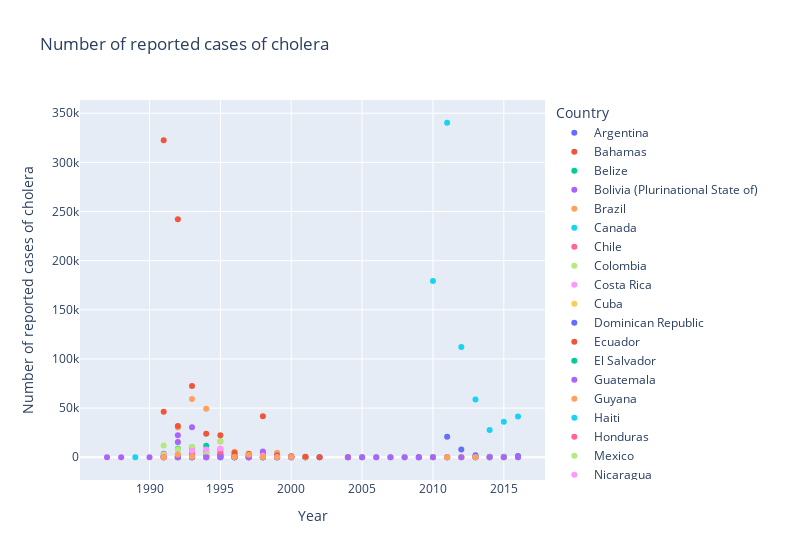
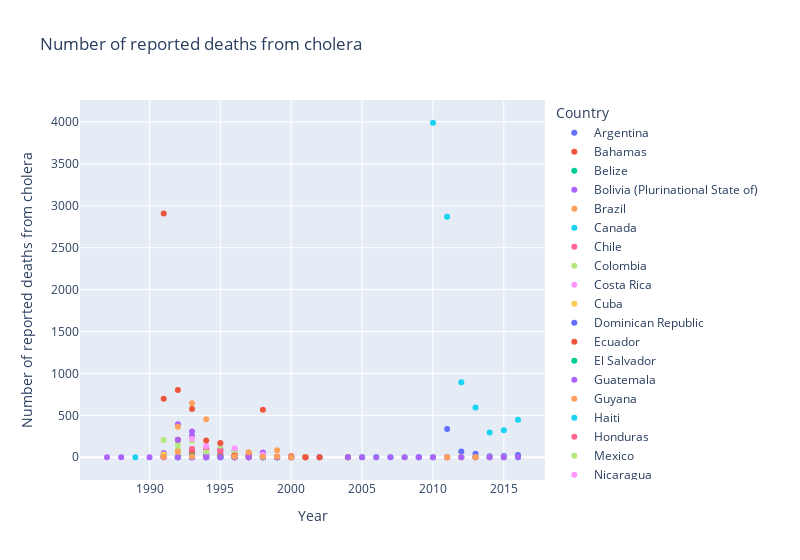
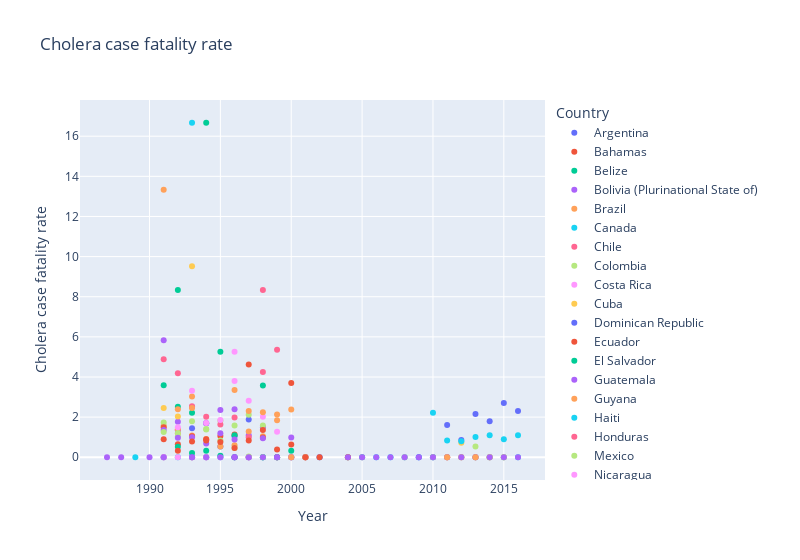

The notebook cell these images were saved under, in order:
### Markdown cell above
#### 2. Distribution of cases, deaths, and fatality rate over the years

### Code cell
for i in data_americas.select_dtypes(include=np.number):
    
    if i != 'Year':
        fig = px.scatter(
            data_frame = data_americas,
            x='Year',
            y=i,
            color='Country',
            width=800,
            title=i
        )

        fig.show()

### Figure 1 — Plotly figure (JSON) as saved in the notebook; plotly's stock layout.template omitted (floating-point values rounded to 4 significant figures)
{"data": [{"hovertemplate": "Country=Argentina<br>Year=%{x}<br>Number of reported cases of cholera=%{y}<extra></extra>", "legendgroup": "Argentina", "marker": {"color": "#636efa", "symbol": "circle"}, "mode": "markers", "name": "Argentina", "orientation": "v", "showlegend": true, "type": "scatter", "x": [1998, 1997, 1996, 1995, 1994, 1993], "xaxis": "x", "y": [12, 637, 474, 188, 889, 2350], "yaxis": "y"}, {"hovertemplate": "Country=Bahamas<br>Year=%{x}<br>Number of reported cases of cholera=%{y}<extra></extra>", "legendgroup": "Bahamas", "marker": {"color": "#EF553B", "symbol": "circle"}, "mode": "markers", "name": "Bahamas", "orientation": "v", "showlegend": true, "type": "scatter", "x": [2012], "xaxis": "x", "y": [1], "yaxis": "y"}, {"hovertemplate": "Country=Belize<br>Year=%{x}<br>Number of reported cases of cholera=%{y}<extra></extra>", "legendgroup": "Belize", "marker": {"color": "#00cc96", "symbol": "circle"}, "mode": "markers", "name": "Belize", "orientation": "v", "showlegend": true, "type": "scatter", "x": [1999, 1998, 1997, 1996, 1995, 1994, 1993, 1992], "xaxis": "x", "y": [12, 28, 2, 26, 19, 6, 135, 159], "yaxis": "y"}, {"hovertemplate": "Country=Bolivia (Plurinational State of)<br>Year=%{x}<br>Number of reported cases of cholera=%{y}<extra></extra>", "legendgroup": "Bolivia (Plurinational State of)", "marker": {"color": "#ab63fa", "symbol": "circle"}, "mode": "markers", "name": "Bolivia (Plurinational State of)", "orientation": "v", "showlegend": true, "type": "scatter", "x": [1998, 1997, 1996, 1995, 1994, 1993, 1992, 1991], "xaxis": "x", "y": [466, 1632, 2847, 2293, 2710, 10134, 22260, 206], "yaxis": "y"}, {"hovertemplate": "Country=Brazil<br>Year=%{x}<br>Number of reported cases of cholera=%{y}<extra></extra>", "legendgroup": "Brazil", "marker": {"color": "#FFA15A", "symbol": "circle"}, "mode": "markers", "name": "Brazil", "orientation": "v", "showlegend": true, "type": "scatter", "x": [2011, 2005, 2004, 2001, 2000, 1999, 1998, 1997, 1996, 1995, 1994, 1993, 1992, 1991], "xaxis": "x", "y": [1, 5, 21, 7, 715, 4495, 2571, 2881, 5522, 15915, 49455, 59212, 30317, 2103], "yaxis": "y"}, {"hovertemplate": "Country=Canada<br>Year=%{x}<br>Number of reported cases of cholera=%{y}<extra></extra>", "legendgroup": "Canada", "marker": {"color": "#19d3f3", "symbol": "circle"}, "mode": "markers", "name": "Canada", "orientation": "v", "showlegend": true, "type": "scatter", "x": [2016, 2015, 2014, 2013, 2010, 2009, 2008, 2007, 2006, 2005, 2004, 2002, 2000, 1998, 1996, 1995, 1994, 1993, 1992, 1991, 1989], "xaxis": "x", "y": [1, 3, 2, 1, 2, 2, 1, 1, 2, 7, 3, 4, 5, 2, 2, 7, 2, 6, 5, 2, 1], "yaxis": "y"}, {"hovertemplate": "Country=Chile<br>Year=%{x}<br>Number of reported cases of cholera=%{y}<extra></extra>", "legendgroup": "Chile", "marker": {"color": "#FF6692", "symbol": "circle"}, "mode": "markers", "name": "Chile", "orientation": "v", "showlegend": true, "type": "scatter", "x": [2014, 2013, 2011, 1998, 1997, 1996, 1994, 1993, 1992, 1991], "xaxis": "x", "y": [1, 2, 1, 24, 4, 1, 1, 32, 73, 41], "yaxis": "y"}, {"hovertemplate": "Country=Colombia<br>Year=%{x}<br>Number of reported cases of cholera=%{y}<extra></extra>", "legendgroup": "Colombia", "marker": {"color": "#B6E880", "symbol": "circle"}, "mode": "markers", "name": "Colombia", "orientation": "v", "showlegend": true, "type": "scatter", "x": [2004, 1999, 1998, 1997, 1996, 1995, 1994, 1993, 1992, 1991], "xaxis": "x", "y": [2, 42, 442, 1508, 4428, 1922, 996, 230, 15129, 11979], "yaxis": "y"}, {"hovertemplate": "Country=Costa Rica<br>Year=%{x}<br>Number of reported cases of cholera=%{y}<extra></extra>", "legendgroup": "Costa Rica", "marker": {"color": "#FF97FF", "symbol": "circle"}, "mode": "markers", "name": "Costa Rica", "orientation": "v", "showlegend": true, "type": "scatter", "x": [1997, 1996, 1995, 1994, 1993, 1992], "xaxis": "x", "y": [1, 19, 24, 38, 14, 12], "yaxis": "y"}, {"hovertemplate": "Country=Cuba<br>Year=%{x}<br>Number of reported cases of cholera=%{y}<extra></extra>", "legendgroup": "Cuba", "marker": {"color": "#FECB52", "symbol": "circle"}, "mode": "markers", "name": "Cuba", "orientation": "v", "showlegend": true, "type": "scatter", "x": [2015, 2014, 2013, 2012], "xaxis": "x", "y": [65, 76, 181, 417], "yaxis": "y"}, {"hovertemplate": "Country=Dominican Republic<br>Year=%{x}<br>Number of reported cases of cholera=%{y}<extra></extra>", "legendgroup": "Dominican Republic", "marker": {"color": "#636efa", "symbol": "circle"}, "mode": "markers", "name": "Dominican Republic", "orientation": "v", "showlegend": true, "type": "scatter", "x": [2016, 2015, 2014, 2013, 2012, 2011, 2010], "xaxis": "x", "y": [1159, 546, 603, 1954, 7919, 20851, 191], "yaxis": "y"}, {"hovertemplate": "Country=Ecuador<br>Year=%{x}<br>Number of reported cases of cholera=%{y}<extra></extra>", "legendgroup": "Ecuador", "marker": {"color": "#EF553B", "symbol": "circle"}, "mode": "markers", "name": "Ecuador", "orientation": "v", "showlegend": true, "type": "scatter", "x": [2004, 2001, 2000, 1999, 1998, 1997, 1996, 1995, 1994, 1993, 1992, 1991], "xaxis": "x", "y": [5, 9, 27, 90, 3724, 65, 1059, 2160, 1785, 6833, 31870, 46320], "yaxis": "y"}, {"hovertemplate": "Country=El Salvador<br>Year=%{x}<br>Number of reported cases of cholera=%{y}<extra></extra>", "legendgroup": "El Salvador", "marker": {"color": "#00cc96", "symbol": "circle"}, "mode": "markers", "name": "El Salvador", "orientation": "v", "showlegend": true, "type": "scatter", "x": [2000, 1999, 1998, 1996, 1995, 1994, 1993, 1992, 1991], "xaxis": "x", "y": [631, 134, 8, 182, 2923, 11745, 6573, 8717, 947], "yaxis": "y"}, {"hovertemplate": "Country=Guatemala<br>Year=%{x}<br>Number of reported cases of cholera=%{y}<extra></extra>", "legendgroup": "Guatemala", "marker": {"color": "#ab63fa", "symbol": "circle"}, "mode": "markers", "name": "Guatemala", "orientation": "v", "showlegend": true, "type": "scatter", "x": [2002, 2001, 2000, 1999, 1998, 1997, 1996, 1995, 1994, 1993, 1992, 1991], "xaxis": "x", "y": [1, 13, 612, 2077, 5970, 1263, 1568, 7970, 5282, 30604, 15395, 3674], "yaxis": "y"}, {"hovertemplate": "Country=Guyana<br>Year=%{x}<br>Number of reported cases of cholera=%{y}<extra></extra>", "legendgroup": "Guyana", "marker": {"color": "#FFA15A", "symbol": "circle"}, "mode": "markers", "name": "Guyana", "orientation": "v", "showlegend": true, "type": "scatter", "x": [1993, 1992], "xaxis": "x", "y": [66, 576], "yaxis": "y"}, {"hovertemplate": "Country=Haiti<br>Year=%{x}<br>Number of reported cases of cholera=%{y}<extra></extra>", "legendgroup": "Haiti", "marker": {"color": "#19d3f3", "symbol": "circle"}, "mode": "markers", "name": "Haiti", "orientation": "v", "showlegend": true, "type": "scatter", "x": [2016, 2015, 2014, 2013, 2012, 2011, 2010], "xaxis": "x", "y": [41421, 36045, 27753, 58809, 112076, 340311, 179379], "yaxis": "y"}, {"hovertemplate": "Country=Honduras<br>Year=%{x}<br>Number of reported cases of cholera=%{y}<extra></extra>", "legendgroup": "Honduras", "marker": {"color": "#FF6692", "symbol": "circle"}, "mode": "markers", "name": "Honduras", "orientation": "v", "showlegend": true, "type": "scatter", "x": [2001, 2000, 1999, 1998, 1997, 1996, 1995, 1994, 1993, 1992, 1991], "xaxis": "x", "y": [1, 8, 56, 306, 100, 708, 4717, 5049, 4013, 407, 17], "yaxis": "y"}, {"hovertemplate": "Country=Mexico<br>Year=%{x}<br>Number of reported cases of cholera=%{y}<extra></extra>", "legendgroup": "Mexico", "marker": {"color": "#B6E880", "symbol": "circle"}, "mode": "markers", "name": "Mexico", "orientation": "v", "showlegend": true, "type": "scatter", "x": [2015, 2014, 2013, 2012, 2011, 2010, 2008, 2001, 2000, 1998, 1997, 1996, 1995, 1994, 1993, 1992, 1991], "xaxis": "x", "y": [1, 14, 187, 2, 1, 1, 1, 1, 5, 71, 2356, 1088, 16430, 4059, 10712, 8162, 2690], "yaxis": "y"}, {"hovertemplate": "Country=Nicaragua<br>Year=%{x}<br>Number of reported cases of cholera=%{y}<extra></extra>", "legendgroup": "Nicaragua", "marker": {"color": "#FF97FF", "symbol": "circle"}, "mode": "markers", "name": "Nicaragua", "orientation": "v", "showlegend": true, "type": "scatter", "x": [2000, 1999, 1998, 1997, 1996, 1995, 1994, 1993, 1992, 1991], "xaxis": "x", "y": [12, 552, 1437, 1283, 2813, 8825, 7821, 6631, 3067, 1], "yaxis": "y"}, {"hovertemplate": "Country=Panama<br>Year=%{x}<br>Number of reported cases of cholera=%{y}<extra></extra>", "legendgroup": "Panama", "marker": {"color": "#FECB52", "symbol": "circle"}, "mode": "markers", "name": "Panama", "orientation": "v", "showlegend": true, "type": "scatter", "x": [1993, 1992, 1991], "xaxis": "x", "y": [42, 2416, 1178], "yaxis": "y"}, {"hovertemplate": "Country=Paraguay<br>Year=%{x}<br>Number of reported cases of cholera=%{y}<extra></extra>", "legendgroup": "Paraguay", "marker": {"color": "#636efa", "symbol": "circle"}, "mode": "markers", "name": "Paraguay", "orientation": "v", "showlegend": true, "type": "scatter", "x": [2009, 1996, 1993], "xaxis": "x", "y": [5, 4, 3], "yaxis": "y"}, {"hovertemplate": "Country=Peru<br>Year=%{x}<br>Number of reported cases of cholera=%{y}<extra></extra>", "legendgroup": "Peru", "marker": {"color": "#EF553B", "symbol": "circle"}, "mode": "markers", "name": "Peru", "orientation": "v", "showlegend": true, "type": "scatter", "x": [2002, 2001, 2000, 1999, 1998, 1997, 1996, 1995, 1994, 1993, 1992, 1991], "xaxis": "x", "y": [16, 494, 934, 1546, 41717, 3483, 4518, 22397, 23887, 72404, 242237, 322562], "yaxis": "y"}, {"hovertemplate": "Country=Suriname<br>Year=%{x}<br>Number of reported cases of cholera=%{y}<extra></extra>", "legendgroup": "Suriname", "marker": {"color": "#00cc96", "symbol": "circle"}, "mode": "markers", "name": "Suriname", "orientation": "v", "showlegend": true, "type": "scatter", "x": [1992], "xaxis": "x", "y": [12], "yaxis": "y"}, {"hovertemplate": "Country=United States of America<br>Year=%{x}<br>Number of reported cases of cholera=%{y}<extra></extra>", "legendgroup": "United States of America", "marker": {"color": "#ab63fa", "symbol": "circle"}, "mode": "markers", "name": "United States of America", "orientation": "v", "showlegend": true, "type": "scatter", "x": [2016, 2015, 2014, 2013, 2012, 2011, 2010, 2009, 2008, 2007, 2006, 2005, 2004, 2000, 1999, 1998, 1997, 1996, 1995, 1994, 1993, 1992, 1991, 1990, 1988, 1987], "xaxis": "x", "y": [14, 4, 7, 14, 18, 42, 15, 10, 5, 7, 8, 12, 5, 4, 6, 17, 4, 3, 19, 47, 19, 103, 26, 7, 9, 6], "yaxis": "y"}, {"hovertemplate": "Country=Venezuela (Bolivarian Republic of)<br>Year=%{x}<br>Number of reported cases of cholera=%{y}<extra></extra>", "legendgroup": "Venezuela (Bolivarian Republic of)", "marker": {"color": "#FFA15A", "symbol": "circle"}, "mode": "markers", "name": "Venezuela (Bolivarian Republic of)", "orientation": "v", "showlegend": true, "type": "scatter", "x": [2013, 2011, 2000, 1999, 1998, 1997, 1996, 1993, 1992, 1991], "xaxis": "x", "y": [4, 49, 141, 376, 313, 2551, 269, 409, 2842, 15], "yaxis": "y"}], "layout": {"legend": {"title": {"text": "Country"}, "tracegroupgap": 0}, "title": {"text": "Number of reported cases of cholera"}, "width": 800, "xaxis": {"anchor": "y", "domain": [0, 1], "title": {"text": "Year"}}, "yaxis": {"anchor": "x", "domain": [0, 1], "title": {"text": "Number of reported cases of cholera"}}}}

### Figure 2 — Plotly figure (JSON) as saved in the notebook; plotly's stock layout.template omitted (floating-point values rounded to 4 significant figures)
{"data": [{"hovertemplate": "Country=Argentina<br>Year=%{x}<br>Number of reported deaths from cholera=%{y}<extra></extra>", "legendgroup": "Argentina", "marker": {"color": "#636efa", "symbol": "circle"}, "mode": "markers", "name": "Argentina", "orientation": "v", "showlegend": true, "type": "scatter", "x": [1998, 1997, 1996, 1995, 1994, 1993], "xaxis": "x", "y": [0, 12, 5, 1, 15, 34], "yaxis": "y"}, {"hovertemplate": "Country=Bahamas<br>Year=%{x}<br>Number of reported deaths from cholera=%{y}<extra></extra>", "legendgroup": "Bahamas", "marker": {"color": "#EF553B", "symbol": "circle"}, "mode": "markers", "name": "Bahamas", "orientation": "v", "showlegend": true, "type": "scatter", "x": [2012], "xaxis": "x", "y": [0], "yaxis": "y"}, {"hovertemplate": "Country=Belize<br>Year=%{x}<br>Number of reported deaths from cholera=%{y}<extra></extra>", "legendgroup": "Belize", "marker": {"color": "#00cc96", "symbol": "circle"}, "mode": "markers", "name": "Belize", "orientation": "v", "showlegend": true, "type": "scatter", "x": [1999, 1998, 1997, 1996, 1995, 1994, 1993, 1992], "xaxis": "x", "y": [0, 1, 0, 0, 1, 1, 3, 4], "yaxis": "y"}, {"hovertemplate": "Country=Bolivia (Plurinational State of)<br>Year=%{x}<br>Number of reported deaths from cholera=%{y}<extra></extra>", "legendgroup": "Bolivia (Plurinational State of)", "marker": {"color": "#ab63fa", "symbol": "circle"}, "mode": "markers", "name": "Bolivia (Plurinational State of)", "orientation": "v", "showlegend": true, "type": "scatter", "x": [1998, 1997, 1996, 1995, 1994, 1993, 1992, 1991], "xaxis": "x", "y": [7, 18, 68, 54, 46, 254, 395, 12], "yaxis": "y"}, {"hovertemplate": "Country=Brazil<br>Year=%{x}<br>Number of reported deaths from cholera=%{y}<extra></extra>", "legendgroup": "Brazil", "marker": {"color": "#FFA15A", "symbol": "circle"}, "mode": "markers", "name": "Brazil", "orientation": "v", "showlegend": true, "type": "scatter", "x": [2011, 2005, 2004, 2001, 2000, 1999, 1998, 1997, 1996, 1995, 1994, 1993, 1992, 1991], "xaxis": "x", "y": [0, 0, 0, 0, 17, 83, 27, 37, 33, 85, 452, 644, 363, 33], "yaxis": "y"}, {"hovertemplate": "Country=Canada<br>Year=%{x}<br>Number of reported deaths from cholera=%{y}<extra></extra>", "legendgroup": "Canada", "marker": {"color": "#19d3f3", "symbol": "circle"}, "mode": "markers", "name": "Canada", "orientation": "v", "showlegend": true, "type": "scatter", "x": [2016, 2015, 2014, 2013, 2010, 2009, 2008, 2007, 2006, 2005, 2004, 2002, 2000, 1998, 1996, 1995, 1994, 1993, 1992, 1991, 1989], "xaxis": "x", "y": [0, 0, 0, 0, 0, 0, 0, 0, 0, 0, 0, 0, 0, 0, 0, 0, 0, 1, 0, 0, 0], "yaxis": "y"}, {"hovertemplate": "Country=Chile<br>Year=%{x}<br>Number of reported deaths from cholera=%{y}<extra></extra>", "legendgroup": "Chile", "marker": {"color": "#FF6692", "symbol": "circle"}, "mode": "markers", "name": "Chile", "orientation": "v", "showlegend": true, "type": "scatter", "x": [2014, 2013, 2011, 1998, 1997, 1996, 1994, 1993, 1992, 1991], "xaxis": "x", "y": [0, 0, 0, 2, 0, 0, 0, 0, 1, 2], "yaxis": "y"}, {"hovertemplate": "Country=Colombia<br>Year=%{x}<br>Number of reported deaths from cholera=%{y}<extra></extra>", "legendgroup": "Colombia", "marker": {"color": "#B6E880", "symbol": "circle"}, "mode": "markers", "name": "Colombia", "orientation": "v", "showlegend": true, "type": "scatter", "x": [2004, 1999, 1998, 1997, 1996, 1995, 1994, 1993, 1992, 1991], "xaxis": "x", "y": [0, 0, 7, 32, 70, 35, 14, 0, 158, 207], "yaxis": "y"}, {"hovertemplate": "Country=Costa Rica<br>Year=%{x}<br>Number of reported deaths from cholera=%{y}<extra></extra>", "legendgroup": "Costa Rica", "marker": {"color": "#FF97FF", "symbol": "circle"}, "mode": "markers", "name": "Costa Rica", "orientation": "v", "showlegend": true, "type": "scatter", "x": [1997, 1996, 1995, 1994, 1993, 1992], "xaxis": "x", "y": [0, 1, 0, 0, 0, 0], "yaxis": "y"}, {"hovertemplate": "Country=Cuba<br>Year=%{x}<br>Number of reported deaths from cholera=%{y}<extra></extra>", "legendgroup": "Cuba", "marker": {"color": "#FECB52", "symbol": "circle"}, "mode": "markers", "name": "Cuba", "orientation": "v", "showlegend": true, "type": "scatter", "x": [2015, 2014, 2013, 2012], "xaxis": "x", "y": [0, 0, 0, 3], "yaxis": "y"}, {"hovertemplate": "Country=Dominican Republic<br>Year=%{x}<br>Number of reported deaths from cholera=%{y}<extra></extra>", "legendgroup": "Dominican Republic", "marker": {"color": "#636efa", "symbol": "circle"}, "mode": "markers", "name": "Dominican Republic", "orientation": "v", "showlegend": true, "type": "scatter", "x": [2016, 2015, 2014, 2013, 2012, 2011, 2010], "xaxis": "x", "y": [27, 15, 11, 42, 68, 336, 0], "yaxis": "y"}, {"hovertemplate": "Country=Ecuador<br>Year=%{x}<br>Number of reported deaths from cholera=%{y}<extra></extra>", "legendgroup": "Ecuador", "marker": {"color": "#EF553B", "symbol": "circle"}, "mode": "markers", "name": "Ecuador", "orientation": "v", "showlegend": true, "type": "scatter", "x": [2004, 2001, 2000, 1999, 1998, 1997, 1996, 1995, 1994, 1993, 1992, 1991], "xaxis": "x", "y": [0, 0, 1, 0, 37, 3, 12, 23, 16, 72, 208, 697], "yaxis": "y"}, {"hovertemplate": "Country=El Salvador<br>Year=%{x}<br>Number of reported deaths from cholera=%{y}<extra></extra>", "legendgroup": "El Salvador", "marker": {"color": "#00cc96", "symbol": "circle"}, "mode": "markers", "name": "El Salvador", "orientation": "v", "showlegend": true, "type": "scatter", "x": [2000, 1999, 1998, 1996, 1995, 1994, 1993, 1992, 1991], "xaxis": "x", "y": [2, 0, 0, 2, 2, 38, 14, 45, 34], "yaxis": "y"}, {"hovertemplate": "Country=Guatemala<br>Year=%{x}<br>Number of reported deaths from cholera=%{y}<extra></extra>", "legendgroup": "Guatemala", "marker": {"color": "#ab63fa", "symbol": "circle"}, "mode": "markers", "name": "Guatemala", "orientation": "v", "showlegend": true, "type": "scatter", "x": [2002, 2001, 2000, 1999, 1998, 1997, 1996, 1995, 1994, 1993, 1992, 1991], "xaxis": "x", "y": [0, 0, 6, 0, 57, 0, 14, 95, 36, 306, 207, 50], "yaxis": "y"}, {"hovertemplate": "Country=Guyana<br>Year=%{x}<br>Number of reported deaths from cholera=%{y}<extra></extra>", "legendgroup": "Guyana", "marker": {"color": "#FFA15A", "symbol": "circle"}, "mode": "markers", "name": "Guyana", "orientation": "v", "showlegend": true, "type": "scatter", "x": [1993, 1992], "xaxis": "x", "y": [2, 8], "yaxis": "y"}, {"hovertemplate": "Country=Haiti<br>Year=%{x}<br>Number of reported deaths from cholera=%{y}<extra></extra>", "legendgroup": "Haiti", "marker": {"color": "#19d3f3", "symbol": "circle"}, "mode": "markers", "name": "Haiti", "orientation": "v", "showlegend": true, "type": "scatter", "x": [2016, 2015, 2014, 2013, 2012, 2011, 2010], "xaxis": "x", "y": [447, 322, 296, 593, 894, 2869, 3990], "yaxis": "y"}, {"hovertemplate": "Country=Honduras<br>Year=%{x}<br>Number of reported deaths from cholera=%{y}<extra></extra>", "legendgroup": "Honduras", "marker": {"color": "#FF6692", "symbol": "circle"}, "mode": "markers", "name": "Honduras", "orientation": "v", "showlegend": true, "type": "scatter", "x": [2001, 2000, 1999, 1998, 1997, 1996, 1995, 1994, 1993, 1992, 1991], "xaxis": "x", "y": [0, 0, 3, 13, 1, 14, 77, 102, 102, 17, 0], "yaxis": "y"}, {"hovertemplate": "Country=Mexico<br>Year=%{x}<br>Number of reported deaths from cholera=%{y}<extra></extra>", "legendgroup": "Mexico", "marker": {"color": "#B6E880", "symbol": "circle"}, "mode": "markers", "name": "Mexico", "orientation": "v", "showlegend": true, "type": "scatter", "x": [2015, 2014, 2013, 2012, 2011, 2010, 2008, 2001, 2000, 1998, 1997, 1996, 1995, 1994, 1993, 1992, 1991], "xaxis": "x", "y": [0, 0, 1, 0, 0, 0, 0, 0, 0, 0, 1, 5, 137, 56, 193, 99, 34], "yaxis": "y"}, {"hovertemplate": "Country=Nicaragua<br>Year=%{x}<br>Number of reported deaths from cholera=%{y}<extra></extra>", "legendgroup": "Nicaragua", "marker": {"color": "#FF97FF", "symbol": "circle"}, "mode": "markers", "name": "Nicaragua", "orientation": "v", "showlegend": true, "type": "scatter", "x": [2000, 1999, 1998, 1997, 1996, 1995, 1994, 1993, 1992, 1991], "xaxis": "x", "y": [0, 7, 29, 36, 107, 164, 134, 220, 46, 0], "yaxis": "y"}, {"hovertemplate": "Country=Panama<br>Year=%{x}<br>Number of reported deaths from cholera=%{y}<extra></extra>", "legendgroup": "Panama", "marker": {"color": "#FECB52", "symbol": "circle"}, "mode": "markers", "name": "Panama", "orientation": "v", "showlegend": true, "type": "scatter", "x": [1993, 1992, 1991], "xaxis": "x", "y": [4, 49, 29], "yaxis": "y"}, {"hovertemplate": "Country=Paraguay<br>Year=%{x}<br>Number of reported deaths from cholera=%{y}<extra></extra>", "legendgroup": "Paraguay", "marker": {"color": "#636efa", "symbol": "circle"}, "mode": "markers", "name": "Paraguay", "orientation": "v", "showlegend": true, "type": "scatter", "x": [2009, 1996, 1993], "xaxis": "x", "y": [0, 0, 0], "yaxis": "y"}, {"hovertemplate": "Country=Peru<br>Year=%{x}<br>Number of reported deaths from cholera=%{y}<extra></extra>", "legendgroup": "Peru", "marker": {"color": "#EF553B", "symbol": "circle"}, "mode": "markers", "name": "Peru", "orientation": "v", "showlegend": true, "type": "scatter", "x": [2002, 2001, 2000, 1999, 1998, 1997, 1996, 1995, 1994, 1993, 1992, 1991], "xaxis": "x", "y": [0, 0, 6, 6, 568, 29, 21, 171, 199, 575, 801, 2909], "yaxis": "y"}, {"hovertemplate": "Country=Suriname<br>Year=%{x}<br>Number of reported deaths from cholera=%{y}<extra></extra>", "legendgroup": "Suriname", "marker": {"color": "#00cc96", "symbol": "circle"}, "mode": "markers", "name": "Suriname", "orientation": "v", "showlegend": true, "type": "scatter", "x": [1992], "xaxis": "x", "y": [1], "yaxis": "y"}, {"hovertemplate": "Country=United States of America<br>Year=%{x}<br>Number of reported deaths from cholera=%{y}<extra></extra>", "legendgroup": "United States of America", "marker": {"color": "#ab63fa", "symbol": "circle"}, "mode": "markers", "name": "United States of America", "orientation": "v", "showlegend": true, "type": "scatter", "x": [2016, 2015, 2014, 2013, 2012, 2011, 2010, 2009, 2008, 2007, 2006, 2005, 2004, 2000, 1999, 1998, 1997, 1996, 1995, 1994, 1993, 1992, 1991, 1990, 1988, 1987], "xaxis": "x", "y": [0, 0, 0, 0, 0, 0, 0, 0, 0, 0, 0, 0, 0, 0, 0, 0, 0, 0, 0, 0, 0, 1, 0, 0, 0, 0], "yaxis": "y"}, {"hovertemplate": "Country=Venezuela (Bolivarian Republic of)<br>Year=%{x}<br>Number of reported deaths from cholera=%{y}<extra></extra>", "legendgroup": "Venezuela (Bolivarian Republic of)", "marker": {"color": "#FFA15A", "symbol": "circle"}, "mode": "markers", "name": "Venezuela (Bolivarian Republic of)", "orientation": "v", "showlegend": true, "type": "scatter", "x": [2013, 2011, 2000, 1999, 1998, 1997, 1996, 1993, 1992, 1991], "xaxis": "x", "y": [0, 0, 0, 8, 7, 59, 9, 10, 68, 2], "yaxis": "y"}], "layout": {"legend": {"title": {"text": "Country"}, "tracegroupgap": 0}, "title": {"text": "Number of reported deaths from cholera"}, "width": 800, "xaxis": {"anchor": "y", "domain": [0, 1], "title": {"text": "Year"}}, "yaxis": {"anchor": "x", "domain": [0, 1], "title": {"text": "Number of reported deaths from cholera"}}}}

### Figure 3 — Plotly figure (JSON) as saved in the notebook; plotly's stock layout.template omitted (floating-point values rounded to 4 significant figures)
{"data": [{"hovertemplate": "Country=Argentina<br>Year=%{x}<br>Cholera case fatality rate=%{y}<extra></extra>", "legendgroup": "Argentina", "marker": {"color": "#636efa", "symbol": "circle"}, "mode": "markers", "name": "Argentina", "orientation": "v", "showlegend": true, "type": "scatter", "x": [1998, 1997, 1996, 1995, 1994, 1993], "xaxis": "x", "y": [0, 1.88, 1.05, 0.53, 1.69, 1.45], "yaxis": "y"}, {"hovertemplate": "Country=Bahamas<br>Year=%{x}<br>Cholera case fatality rate=%{y}<extra></extra>", "legendgroup": "Bahamas", "marker": {"color": "#EF553B", "symbol": "circle"}, "mode": "markers", "name": "Bahamas", "orientation": "v", "showlegend": true, "type": "scatter", "x": [2012], "xaxis": "x", "y": [0], "yaxis": "y"}, {"hovertemplate": "Country=Belize<br>Year=%{x}<br>Cholera case fatality rate=%{y}<extra></extra>", "legendgroup": "Belize", "marker": {"color": "#00cc96", "symbol": "circle"}, "mode": "markers", "name": "Belize", "orientation": "v", "showlegend": true, "type": "scatter", "x": [1999, 1998, 1997, 1996, 1995, 1994, 1993, 1992], "xaxis": "x", "y": [0, 3.57, 0, 0, 5.26, 16.67, 2.22, 2.52], "yaxis": "y"}, {"hovertemplate": "Country=Bolivia (Plurinational State of)<br>Year=%{x}<br>Cholera case fatality rate=%{y}<extra></extra>", "legendgroup": "Bolivia (Plurinational State of)", "marker": {"color": "#ab63fa", "symbol": "circle"}, "mode": "markers", "name": "Bolivia (Plurinational State of)", "orientation": "v", "showlegend": true, "type": "scatter", "x": [1998, 1997, 1996, 1995, 1994, 1993, 1992, 1991], "xaxis": "x", "y": [1.5, 1.1, 2.39, 2.36, 1.7, 2.51, 1.77, 5.83], "yaxis": "y"}, {"hovertemplate": "Country=Brazil<br>Year=%{x}<br>Cholera case fatality rate=%{y}<extra></extra>", "legendgroup": "Brazil", "marker": {"color": "#FFA15A", "symbol": "circle"}, "mode": "markers", "name": "Brazil", "orientation": "v", "showlegend": true, "type": "scatter", "x": [2011, 2005, 2004, 2001, 2000, 1999, 1998, 1997, 1996, 1995, 1994, 1993, 1992, 1991], "xaxis": "x", "y": [0, 0, 0, 0, 2.38, 1.85, 1.05, 1.28, 0.6, 0.53, 0.91, 1.09, 1.2, 1.57], "yaxis": "y"}, {"hovertemplate": "Country=Canada<br>Year=%{x}<br>Cholera case fatality rate=%{y}<extra></extra>", "legendgroup": "Canada", "marker": {"color": "#19d3f3", "symbol": "circle"}, "mode": "markers", "name": "Canada", "orientation": "v", "showlegend": true, "type": "scatter", "x": [2016, 2015, 2014, 2013, 2010, 2009, 2008, 2007, 2006, 2005, 2004, 2002, 2000, 1998, 1996, 1995, 1994, 1993, 1992, 1991, 1989], "xaxis": "x", "y": [0, 0, 0, 0, 0, 0, 0, 0, 0, 0, 0, 0, 0, 0, 0, 0, 0, 16.67, 0, 0, 0], "yaxis": "y"}, {"hovertemplate": "Country=Chile<br>Year=%{x}<br>Cholera case fatality rate=%{y}<extra></extra>", "legendgroup": "Chile", "marker": {"color": "#FF6692", "symbol": "circle"}, "mode": "markers", "name": "Chile", "orientation": "v", "showlegend": true, "type": "scatter", "x": [2014, 2013, 2011, 1998, 1997, 1996, 1994, 1993, 1992, 1991], "xaxis": "x", "y": [0, 0, 0, 8.33, 0, 0, 0, 0, 1.37, 4.88], "yaxis": "y"}, {"hovertemplate": "Country=Colombia<br>Year=%{x}<br>Cholera case fatality rate=%{y}<extra></extra>", "legendgroup": "Colombia", "marker": {"color": "#B6E880", "symbol": "circle"}, "mode": "markers", "name": "Colombia", "orientation": "v", "showlegend": true, "type": "scatter", "x": [2004, 1999, 1998, 1997, 1996, 1995, 1994, 1993, 1992, 1991], "xaxis": "x", "y": [0, 0, 1.58, 2.12, 1.58, 1.82, 1.41, 0, 1.04, 1.73], "yaxis": "y"}, {"hovertemplate": "Country=Costa Rica<br>Year=%{x}<br>Cholera case fatality rate=%{y}<extra></extra>", "legendgroup": "Costa Rica", "marker": {"color": "#FF97FF", "symbol": "circle"}, "mode": "markers", "name": "Costa Rica", "orientation": "v", "showlegend": true, "type": "scatter", "x": [1997, 1996, 1995, 1994, 1993, 1992], "xaxis": "x", "y": [0, 5.26, 0, 0, 0, 0], "yaxis": "y"}, {"hovertemplate": "Country=Cuba<br>Year=%{x}<br>Cholera case fatality rate=%{y}<extra></extra>", "legendgroup": "Cuba", "marker": {"color": "#FECB52", "symbol": "circle"}, "mode": "markers", "name": "Cuba", "orientation": "v", "showlegend": true, "type": "scatter", "x": [2015, 2014, 2013, 2012], "xaxis": "x", "y": [0, 0, 0, 0.72], "yaxis": "y"}, {"hovertemplate": "Country=Dominican Republic<br>Year=%{x}<br>Cholera case fatality rate=%{y}<extra></extra>", "legendgroup": "Dominican Republic", "marker": {"color": "#636efa", "symbol": "circle"}, "mode": "markers", "name": "Dominican Republic", "orientation": "v", "showlegend": true, "type": "scatter", "x": [2016, 2015, 2014, 2013, 2012, 2011, 2010], "xaxis": "x", "y": [2.3, 2.7, 1.8, 2.15, 0.86, 1.61, 0], "yaxis": "y"}, {"hovertemplate": "Country=Ecuador<br>Year=%{x}<br>Cholera case fatality rate=%{y}<extra></extra>", "legendgroup": "Ecuador", "marker": {"color": "#EF553B", "symbol": "circle"}, "mode": "markers", "name": "Ecuador", "orientation": "v", "showlegend": true, "type": "scatter", "x": [2004, 2001, 2000, 1999, 1998, 1997, 1996, 1995, 1994, 1993, 1992, 1991], "xaxis": "x", "y": [0, 0, 3.7, 0, 0.99, 4.62, 1.13, 1.06, 0.9, 1.05, 0.65, 1.5], "yaxis": "y"}, {"hovertemplate": "Country=El Salvador<br>Year=%{x}<br>Cholera case fatality rate=%{y}<extra></extra>", "legendgroup": "El Salvador", "marker": {"color": "#00cc96", "symbol": "circle"}, "mode": "markers", "name": "El Salvador", "orientation": "v", "showlegend": true, "type": "scatter", "x": [2000, 1999, 1998, 1996, 1995, 1994, 1993, 1992, 1991], "xaxis": "x", "y": [0.32, 0, 0, 1.1, 0.07, 0.32, 0.21, 0.52, 3.59], "yaxis": "y"}, {"hovertemplate": "Country=Guatemala<br>Year=%{x}<br>Cholera case fatality rate=%{y}<extra></extra>", "legendgroup": "Guatemala", "marker": {"color": "#ab63fa", "symbol": "circle"}, "mode": "markers", "name": "Guatemala", "orientation": "v", "showlegend": true, "type": "scatter", "x": [2002, 2001, 2000, 1999, 1998, 1997, 1996, 1995, 1994, 1993, 1992, 1991], "xaxis": "x", "y": [0, 0, 0.98, 0, 0.95, 0, 0.89, 1.19, 0.68, 1, 1.34, 1.36], "yaxis": "y"}, {"hovertemplate": "Country=Guyana<br>Year=%{x}<br>Cholera case fatality rate=%{y}<extra></extra>", "legendgroup": "Guyana", "marker": {"color": "#FFA15A", "symbol": "circle"}, "mode": "markers", "name": "Guyana", "orientation": "v", "showlegend": true, "type": "scatter", "x": [1993, 1992], "xaxis": "x", "y": [3.03, 1.39], "yaxis": "y"}, {"hovertemplate": "Country=Haiti<br>Year=%{x}<br>Cholera case fatality rate=%{y}<extra></extra>", "legendgroup": "Haiti", "marker": {"color": "#19d3f3", "symbol": "circle"}, "mode": "markers", "name": "Haiti", "orientation": "v", "showlegend": true, "type": "scatter", "x": [2016, 2015, 2014, 2013, 2012, 2011, 2010], "xaxis": "x", "y": [1.1, 0.9, 1.1, 1.01, 0.8, 0.84, 2.22], "yaxis": "y"}, {"hovertemplate": "Country=Honduras<br>Year=%{x}<br>Cholera case fatality rate=%{y}<extra></extra>", "legendgroup": "Honduras", "marker": {"color": "#FF6692", "symbol": "circle"}, "mode": "markers", "name": "Honduras", "orientation": "v", "showlegend": true, "type": "scatter", "x": [2001, 2000, 1999, 1998, 1997, 1996, 1995, 1994, 1993, 1992, 1991], "xaxis": "x", "y": [0, 0, 5.36, 4.25, 1, 1.98, 1.63, 2.02, 2.54, 4.18, 0], "yaxis": "y"}, {"hovertemplate": "Country=Mexico<br>Year=%{x}<br>Cholera case fatality rate=%{y}<extra></extra>", "legendgroup": "Mexico", "marker": {"color": "#B6E880", "symbol": "circle"}, "mode": "markers", "name": "Mexico", "orientation": "v", "showlegend": true, "type": "scatter", "x": [2015, 2014, 2013, 2012, 2011, 2010, 2008, 2001, 2000, 1998, 1997, 1996, 1995, 1994, 1993, 1992, 1991], "xaxis": "x", "y": [0, 0, 0.53, 0, 0, 0, 0, 0, 0, 0, 0.04, 0.46, 0.83, 1.38, 1.8, 1.21, 1.26], "yaxis": "y"}, {"hovertemplate": "Country=Nicaragua<br>Year=%{x}<br>Cholera case fatality rate=%{y}<extra></extra>", "legendgroup": "Nicaragua", "marker": {"color": "#FF97FF", "symbol": "circle"}, "mode": "markers", "name": "Nicaragua", "orientation": "v", "showlegend": true, "type": "scatter", "x": [2000, 1999, 1998, 1997, 1996, 1995, 1994, 1993, 1992, 1991], "xaxis": "x", "y": [0, 1.27, 2.02, 2.81, 3.8, 1.86, 1.71, 3.32, 1.5, 0], "yaxis": "y"}, {"hovertemplate": "Country=Panama<br>Year=%{x}<br>Cholera case fatality rate=%{y}<extra></extra>", "legendgroup": "Panama", "marker": {"color": "#FECB52", "symbol": "circle"}, "mode": "markers", "name": "Panama", "orientation": "v", "showlegend": true, "type": "scatter", "x": [1993, 1992, 1991], "xaxis": "x", "y": [9.52, 2.03, 2.46], "yaxis": "y"}, {"hovertemplate": "Country=Paraguay<br>Year=%{x}<br>Cholera case fatality rate=%{y}<extra></extra>", "legendgroup": "Paraguay", "marker": {"color": "#636efa", "symbol": "circle"}, "mode": "markers", "name": "Paraguay", "orientation": "v", "showlegend": true, "type": "scatter", "x": [2009, 1996, 1993], "xaxis": "x", "y": [0, 0, 0], "yaxis": "y"}, {"hovertemplate": "Country=Peru<br>Year=%{x}<br>Cholera case fatality rate=%{y}<extra></extra>", "legendgroup": "Peru", "marker": {"color": "#EF553B", "symbol": "circle"}, "mode": "markers", "name": "Peru", "orientation": "v", "showlegend": true, "type": "scatter", "x": [2002, 2001, 2000, 1999, 1998, 1997, 1996, 1995, 1994, 1993, 1992, 1991], "xaxis": "x", "y": [0, 0, 0.64, 0.39, 1.36, 0.83, 0.46, 0.76, 0.83, 0.79, 0.33, 0.9], "yaxis": "y"}, {"hovertemplate": "Country=Suriname<br>Year=%{x}<br>Cholera case fatality rate=%{y}<extra></extra>", "legendgroup": "Suriname", "marker": {"color": "#00cc96", "symbol": "circle"}, "mode": "markers", "name": "Suriname", "orientation": "v", "showlegend": true, "type": "scatter", "x": [1992], "xaxis": "x", "y": [8.33], "yaxis": "y"}, {"hovertemplate": "Country=United States of America<br>Year=%{x}<br>Cholera case fatality rate=%{y}<extra></extra>", "legendgroup": "United States of America", "marker": {"color": "#ab63fa", "symbol": "circle"}, "mode": "markers", "name": "United States of America", "orientation": "v", "showlegend": true, "type": "scatter", "x": [2016, 2015, 2014, 2013, 2012, 2011, 2010, 2009, 2008, 2007, 2006, 2005, 2004, 2000, 1999, 1998, 1997, 1996, 1995, 1994, 1993, 1992, 1991, 1990, 1988, 1987], "xaxis": "x", "y": [0, 0, 0, 0, 0, 0, 0, 0, 0, 0, 0, 0, 0, 0, 0, 0, 0, 0, 0, 0, 0, 0.97, 0, 0, 0, 0], "yaxis": "y"}, {"hovertemplate": "Country=Venezuela (Bolivarian Republic of)<br>Year=%{x}<br>Cholera case fatality rate=%{y}<extra></extra>", "legendgroup": "Venezuela (Bolivarian Republic of)", "marker": {"color": "#FFA15A", "symbol": "circle"}, "mode": "markers", "name": "Venezuela (Bolivarian Republic of)", "orientation": "v", "showlegend": true, "type": "scatter", "x": [2013, 2011, 2000, 1999, 1998, 1997, 1996, 1993, 1992, 1991], "xaxis": "x", "y": [0, 0, 0, 2.13, 2.24, 2.31, 3.35, 2.45, 2.39, 13.33], "yaxis": "y"}], "layout": {"legend": {"title": {"text": "Country"}, "tracegroupgap": 0}, "title": {"text": "Cholera case fatality rate"}, "width": 800, "xaxis": {"anchor": "y", "domain": [0, 1], "title": {"text": "Year"}}, "yaxis": {"anchor": "x", "domain": [0, 1], "title": {"text": "Cholera case fatality rate"}}}}
